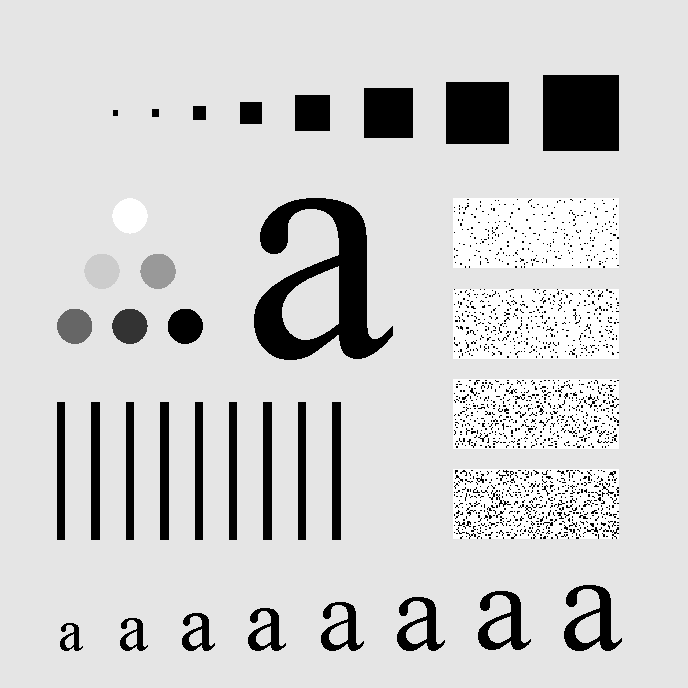
#> input picture pic/chapter04/p1.tif, 688 x 688 px, found by its file name
$ python test1.py
#> lines starting #> are read from the running program, lines starting #| are printed output that depends on the picture; after the words box and inside, x2 and y2 are one past the last pixel; in counts of white or black regions, pixels touching at a corner belong together
#> further down, src is the input picture: shape (688, 688); min 0, max 255, mean 207.3
### 4_频率域滤波/4_9_使用频率域滤波器锐化图像/hpfilter.py
import numpy as np
import matplotlib.pyplot as plt


def fft_distances(m, n):
    """
    计算m,n矩阵每一点距离中心的距离
    Args:
        m : 长
        n : 宽
    Returns:
        距离数组
    """

    M, N = np.meshgrid(np.arange(-n // 2, n // 2), np.arange(-m // 2, m // 2))
    D = np.sqrt(M**2 + N**2)
    return D


def IHPF(input_image, D0):
    """
    理想低通滤波器
    Args:
        input_image : 原图像
        D0 : 截止频率
    Returns:
        输出图像
    """
#> called with D0 = 360
    input_image_cp = np.copy(input_image)

    # 傅里叶变换
    dft = np.fft.fft2(input_image_cp)
    dtf_shift = np.fft.fftshift(dft)
    # ifimg = np.log(np.abs(dtf_shift))

    w, h = input_image_cp.shape
#> w = 688; h = 688
    mask = np.zeros((w, h), np.uint8)
    D = fft_distances(w, h)
    for i in range(w):
        for j in range(h):
            if D[i][j] > D0:
                mask[i][j] = 1
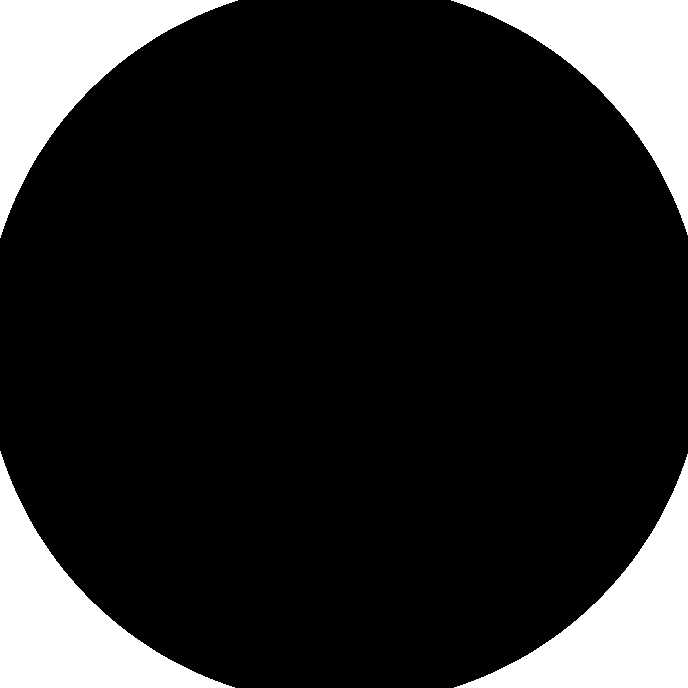
#> mask: shape (688, 688); values 0 (black) and 1 (white), 15.9% white; 4 white regions, box (x1, y1, x2, y2) and area: (0, 0, 238, 238) 19068, (451, 0, 688, 235) 18830, (0, 451, 235, 688) 18830, (454, 454, 688, 688) 18593
    fshift = dtf_shift * mask

    # ofimg = np.log(np.abs(fshift))

    # 傅里叶反变换
    f_ishift = np.fft.ifftshift(fshift)
    output_image = np.fft.ifft2(f_ishift)
    output_image = np.abs(output_image)
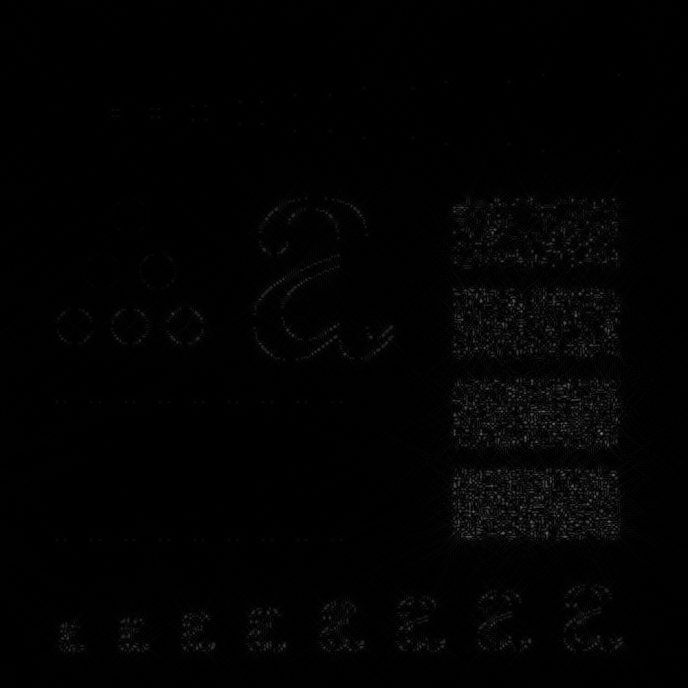
#> output_image: shape (688, 688) float64; min 9.7e-07, max 126.3, mean 2.6

    # [5 lines of commented-out code are left out]

    return output_image.astype('uint8')


# [119 lines left out: functions BHPF, GHPF, homomorphic_filter, not called in this run]

### 4_频率域滤波/4_9_使用频率域滤波器锐化图像/test1.py
import cv2
import hpfilter

src_path = './pic/chapter04/p1.tif'
src = cv2.imread(src_path, 0)

dst = hpfilter.IHPF(src, 360)  #理想高通滤波
# dst = hpfilter.BHPF(src, 10, 2)  #布特沃斯高通滤波
# dst = hpfilter.GHPF(src, 10)  #高斯高通滤波
# dst = hpfilter.homomorphic_filter(src, 80, 0.25, 2, 1)  #同态滤波
cv2.imshow('src', src)
cv2.imshow('dst', dst)

cv2.waitKey(0)

$ run again, with pic/chapter04/p2.tif copied over pic/chapter04/p1.tif
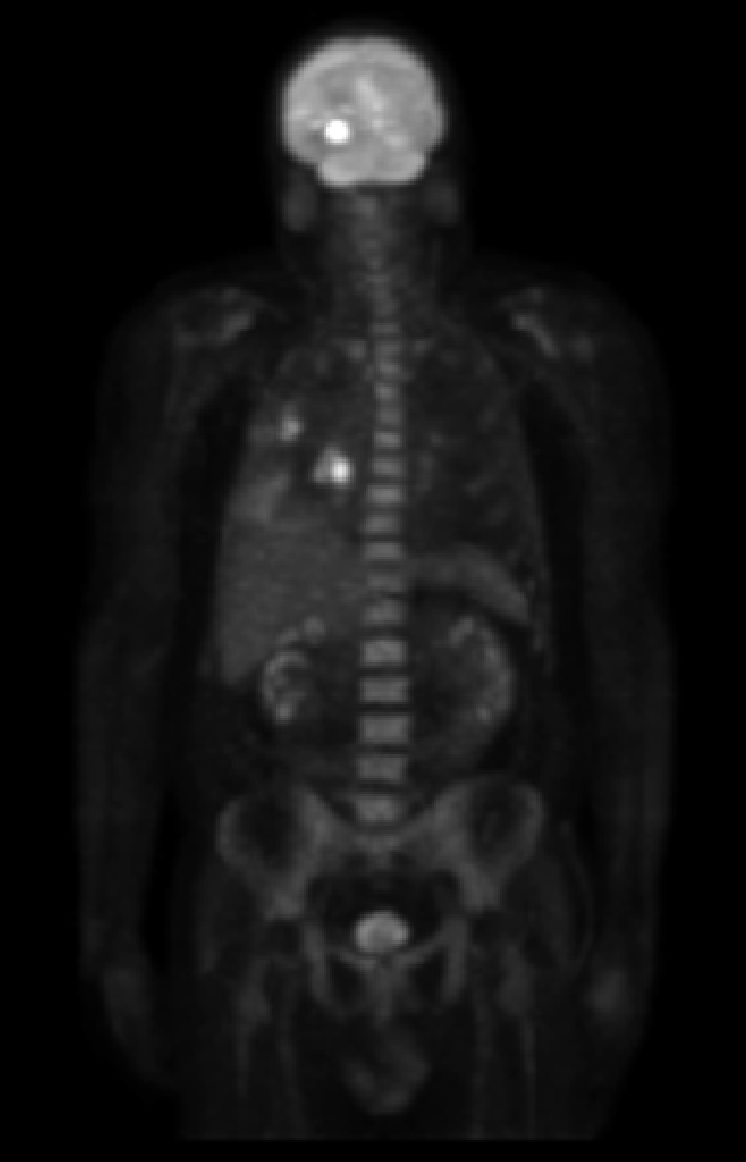
#> input picture pic/chapter04/p2.tif, 746 x 1162 px, found by its file name
#> src is the input picture: shape (1162, 746); min 0, max 255, mean 19.4
#> after the loop in IHPF, `for i in range(w):`:
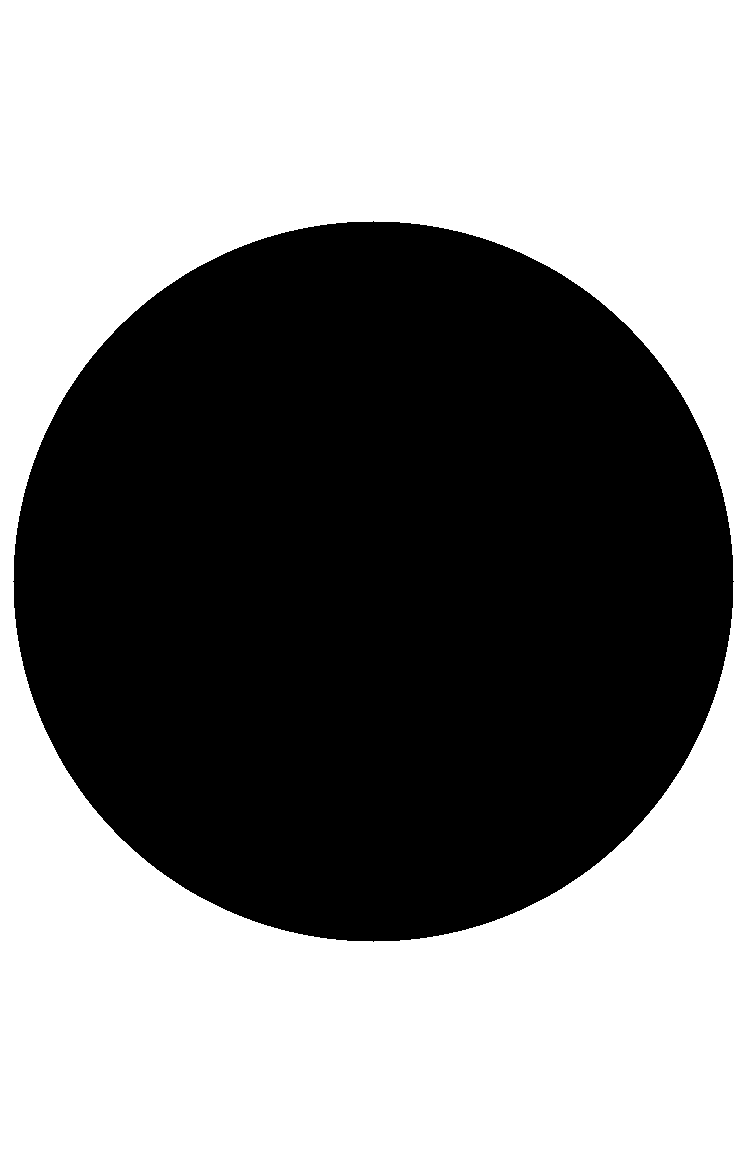
#> mask: shape (1162, 746); values 0 (black) and 1 (white), 53% white; 1 black region, box (x1, y1, x2, y2) and area: (13, 221, 734, 942) 407073
#> in IHPF, `output_image = np.abs(output_image)`:
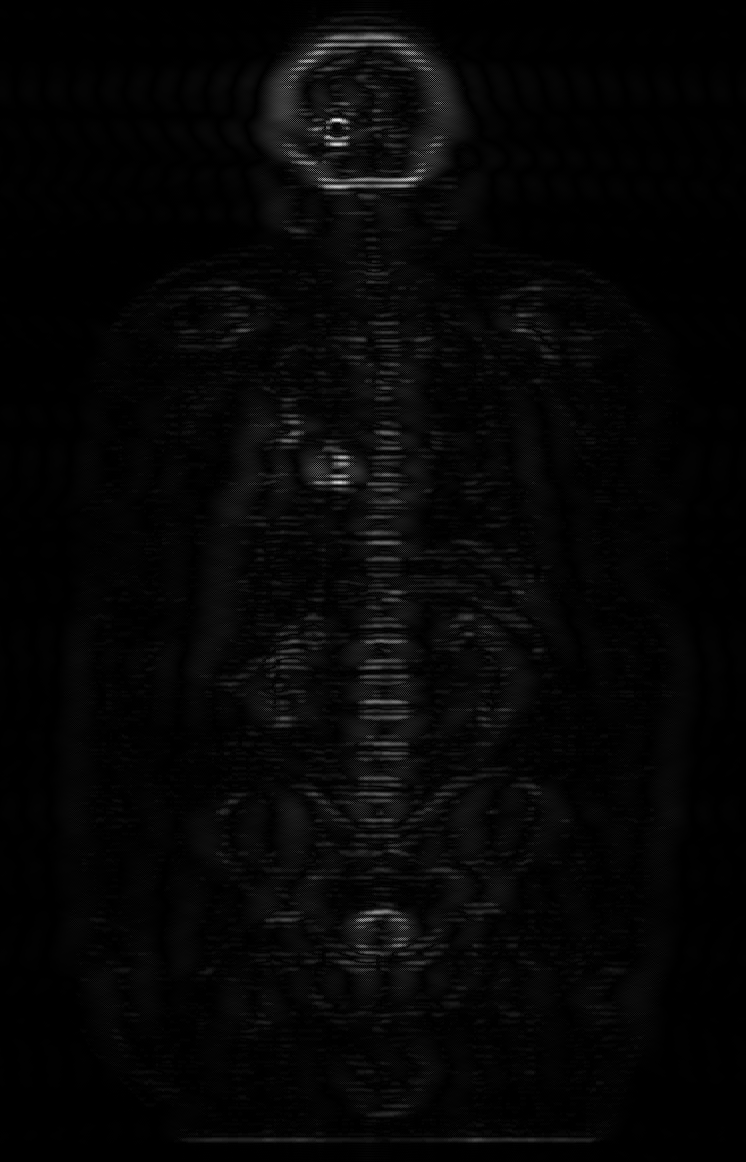
#> output_image: shape (1162, 746) float64; min 1.29e-07, max 13.56, mean 0.33; drawn with min black and max white
